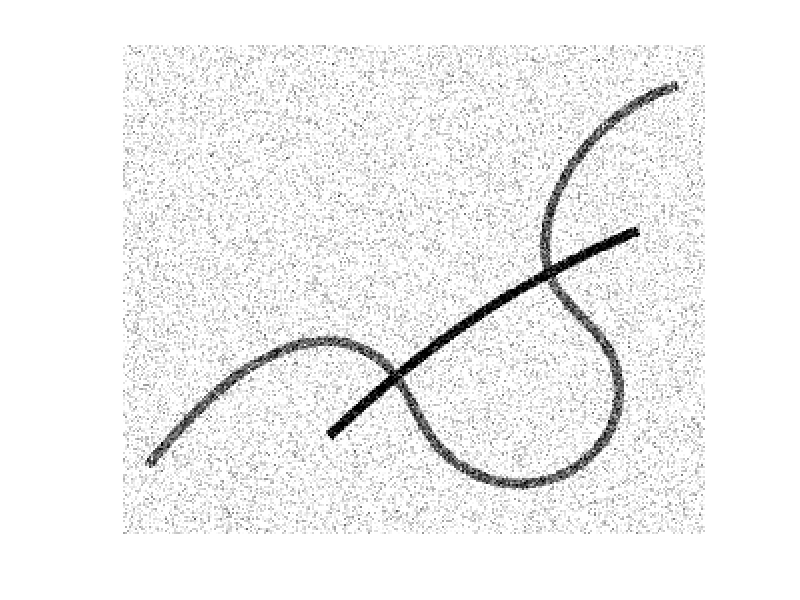
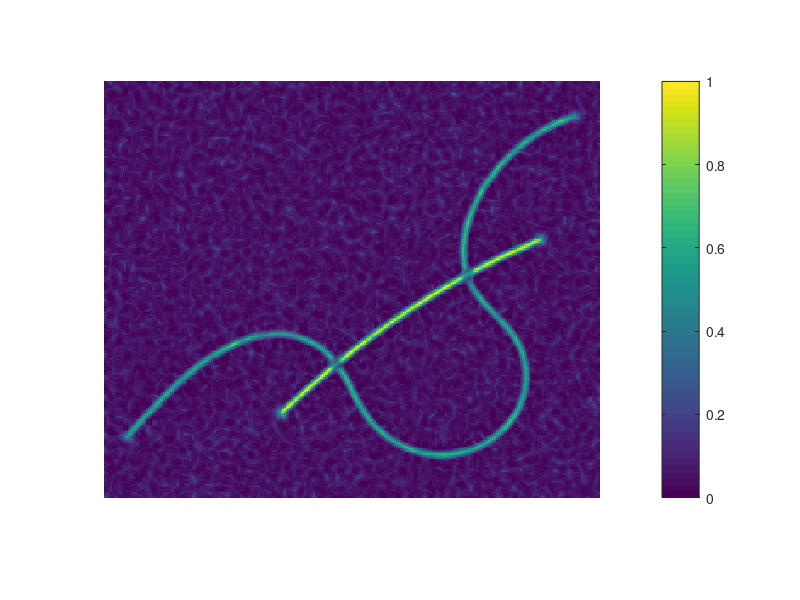

Reproduce these figures in MATLAB, in order. (Note: this script raises an error after producing the figures.)
clear variables; close all; clc;

%parameters setting.
numOriens=72;
alpha=4;
maximalRadius_Rectified=2;
maximalRadius_Tube=5;
gridScale=2*pi/numOriens;
origin=[0;0];

% load and demonstrate images.
load('rawImg.mat');
[numRows,numCols,numChannels]=size(rawImg);
figure(1);imagesc(rawImg);axis off;axis image;colormap gray;

% load the tubular score map used for generating the binary segmentation
% result.
load('tubularScore.mat');
figure(2);imagesc(tubularScore);axis off;axis image;colorbar;

% set the thresholding value for binarizing processing.
thresValue=0.35;
binarySeg = tubularScore>thresValue; % curvilinear strcuture segmentation.
skeletonMap = bwskel(binarySeg); % perform the skeletonization processing.
branchPtMap=bwmorph(skeletonMap,'branchpoints'); % find all the branch points
newSkeletonMap=RemoveNeighPointsFromEnlargedNeighbourhood(double(skeletonMap),double(branchPtMap));
seperateSkeletonMap=RemoveSmallSegments(newSkeletonMap,5);
figure(3);imagesc(seperateSkeletonMap);axis off;axis image;colorbar;

% next step is to perform a smoothing procedure to these disjoint
% skeletons. 
load('normalizedOS.mat');% normalizedOS is the normalized orientation score map whose values are ranged in [0,1];
options.eps=0.1;
options.numOriens=numOriens;
options.euclideanScale=[1.0;1.0;0.0];
options.model='Elastica2';
options.gridScale=gridScale;
options.origin=origin;
options.admPercent=0.99;
options.xi=4;
options.imageSize=[numRows;numCols];
options.smoothWidth=5;
options.maximalRadius=maximalRadius_Rectified;
[voronoiMap,taggedTrajectory]=ConstructVoronoiTessellation(seperateSkeletonMap,options.maximalRadius);
[cPaths_Rectified,~]=RectifySegmentEndPoints(voronoiMap,taggedTrajectory,exp(-alpha.*normalizedOS),options);

% exhibit the smoothed candidate centerlines.
figure(4);imagesc(ones(numRows,numCols,3));colormap gray;axis image;axis off; hold on;
for j=1:size(cPaths_Rectified,2)
    mRescaledGeo=RescaledCoords(cPaths_Rectified{j}(1:2,:),origin,[gridScale;gridScale]);
    lengthCurve=size(cPaths_Rectified{j},2);
    angle=cPaths_Rectified{j}(3,round(lengthCurve/2));
    plot(mRescaledGeo(1,:),mRescaledGeo(2,:),...
        'color',[0.8*rand(1),min(1.1*rand(1),1),min(1.5*rand(1),0.9)],'LineWidth',3);
    mPt=zeros(2,1);
    mPt(1)=mRescaledGeo(1,round(lengthCurve/2))+6;
    mPt(2)=mRescaledGeo(2,round(lengthCurve/2))+6;
    leng=24;width=3;hatSize=18;
    h3=func_DrawArrow(mPt,mPt+leng*[cos(angle);sin(angle)],hatSize,'BaseAngle',30,'Width',width);
    set(h3,'Facecolor','r','EdgeColor','r');
end

%exhibit the curvature of these candidate centerlines.
smoothWidth=10;
figure(5);imagesc(ones(numRows,numCols,3)); axis image;axis off; hold on;
for j=1:size(cPaths_Rectified,2)   
    mRescaledGeodesic=RescaledCoords(cPaths_Rectified{j}(1:2,:),origin,[gridScale;gridScale]);
    c=CurvatureEstimationFromPath(cPaths_Rectified{j},smoothWidth);
    if j==5 ||j==6
        patch(cat(2,mRescaledGeodesic(1,3:end-1),nan),cat(2,mRescaledGeodesic(2,3:end-1),nan),[c(3:end-1) 0]',...
        'edgecolor','interp','MarkerFaceColor','flat','LineWidth',3);
    else 
        patch(cat(2,mRescaledGeodesic(1,1:end-1),nan),cat(2,mRescaledGeodesic(2,1:end-1),nan),[c(1:end-1) 0]',...
        'edgecolor','interp','MarkerFaceColor','flat','LineWidth',3);
    end

end
h=colorbar('north'); 
colormap turbo;
set(gca,'XTickLabel','');set(gca,'YTickLabel','');




